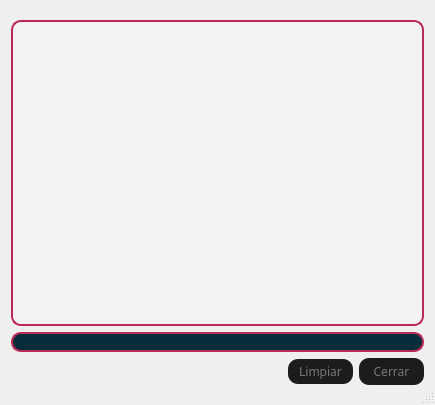
<?xml version="1.0" encoding="UTF-8"?>
<ui version="4.0">
 <class>CChatDlgBase</class>
 <widget class="QDialog" name="CChatDlgBase">
  <property name="geometry">
   <rect>
    <x>0</x>
    <y>0</y>
    <width>435</width>
    <height>405</height>
   </rect>
  </property>
  <property name="sizePolicy">
   <sizepolicy hsizetype="Fixed" vsizetype="Fixed">
    <horstretch>0</horstretch>
    <verstretch>0</verstretch>
   </sizepolicy>
  </property>
  <property name="windowTitle">
   <string>Chat</string>
  </property>
  <property name="windowIcon">
   <iconset resource="resources.qrc">
    <normaloff>:/png/main/res/fronticon.png</normaloff>:/png/main/res/fronticon.png</iconset>
  </property>
  <property name="styleSheet">
   <string notr="true">#CChatDlgBase{
	border-image: url(:/png/main/res/ui-2021/chatdialog/fondo.png);
}
</string>
  </property>
  <property name="sizeGripEnabled">
   <bool>true</bool>
  </property>
  <layout class="QVBoxLayout">
   <property name="topMargin">
    <number>20</number>
   </property>
   <property name="bottomMargin">
    <number>20</number>
   </property>
   <item>
    <widget class="QTextBrowser" name="txvChatWindow">
     <property name="styleSheet">
      <string notr="true">font: 57 8pt &quot;Montserrat Medium&quot;;
background-color: rgb(255, 255, 255, 50);

border-radius: 10;

border-width: 2px;
border-style: solid;
border-color: rgb(186, 42, 86);
color: white;</string>
     </property>
     <property name="html">
      <string>&lt;!DOCTYPE HTML PUBLIC &quot;-//W3C//DTD HTML 4.0//EN&quot; &quot;http://www.w3.org/TR/REC-html40/strict.dtd&quot;&gt;
&lt;html&gt;&lt;head&gt;&lt;meta name=&quot;qrichtext&quot; content=&quot;1&quot; /&gt;&lt;style type=&quot;text/css&quot;&gt;
p, li { white-space: pre-wrap; }
&lt;/style&gt;&lt;/head&gt;&lt;body style=&quot; font-family:'Montserrat Medium'; font-size:8pt; font-weight:56; font-style:normal;&quot;&gt;
&lt;p style=&quot;-qt-paragraph-type:empty; margin-top:0px; margin-bottom:0px; margin-left:0px; margin-right:0px; -qt-block-indent:0; text-indent:0px; color:#ffffff;&quot;&gt;&lt;br /&gt;&lt;/p&gt;&lt;/body&gt;&lt;/html&gt;</string>
     </property>
     <property name="textInteractionFlags">
      <set>Qt::LinksAccessibleByKeyboard|Qt::LinksAccessibleByMouse|Qt::TextBrowserInteraction|Qt::TextSelectableByKeyboard|Qt::TextSelectableByMouse</set>
     </property>
    </widget>
   </item>
   <item>
    <widget class="QLineEdit" name="edtLocalInputText">
     <property name="styleSheet">
      <string notr="true">font: 57 8pt &quot;Montserrat Medium&quot;;
background-color: rgb(7, 45, 59);

border-radius: 10;

border-width: 2px;
border-style: solid;
border-color: rgb(186, 42, 86);
color: white;</string>
     </property>
    </widget>
   </item>
   <item>
    <layout class="QHBoxLayout">
     <item>
      <spacer>
       <property name="orientation">
        <enum>Qt::Horizontal</enum>
       </property>
       <property name="sizeType">
        <enum>QSizePolicy::Expanding</enum>
       </property>
       <property name="sizeHint" stdset="0">
        <size>
         <width>181</width>
         <height>27</height>
        </size>
       </property>
      </spacer>
     </item>
     <item>
      <widget class="QPushButton" name="butClear">
       <property name="minimumSize">
        <size>
         <width>65</width>
         <height>25</height>
        </size>
       </property>
       <property name="font">
        <font>
         <family>Noto Sans</family>
        </font>
       </property>
       <property name="styleSheet">
        <string notr="true">#butClear{
border-radius: 10;
background: rgb(28, 28, 28); 

color: rgb(120, 120, 120);
}

#butClear:hover{
border-color: rgb(13, 204, 135);
    border-style: outset;
    border-width: 1.3px;
color: rgb(13, 204, 135);
}

#buClear:pressed{
background: rgb(15, 15, 15); 
border-color: rgb(186, 42, 86);
    border-style: outset;
    border-width: 1.3px;
color: rgb(186, 42, 86);
}</string>
       </property>
       <property name="text">
        <string>Limpiar</string>
       </property>
       <property name="autoDefault">
        <bool>false</bool>
       </property>
      </widget>
     </item>
     <item>
      <widget class="QPushButton" name="buttonClose">
       <property name="minimumSize">
        <size>
         <width>65</width>
         <height>25</height>
        </size>
       </property>
       <property name="maximumSize">
        <size>
         <width>600</width>
         <height>400</height>
        </size>
       </property>
       <property name="font">
        <font>
         <family>Noto Sans</family>
        </font>
       </property>
       <property name="styleSheet">
        <string notr="true">#buttonClose{
border-radius: 10;
background: rgb(28, 28, 28); 
color: rgb(120, 120, 120);
}

#buttonClose:hover{
border-color: rgb(13, 204, 135);
    border-style: outset;
    border-width: 1.3px;
color: rgb(13, 204, 135);
}

#buttonClose:pressed{
background: rgb(15, 15, 15); 
border-color: rgb(186, 42, 86);
    border-style: outset;
    border-width: 1.3px;
color: rgb(186, 42, 86);
}</string>
       </property>
       <property name="text">
        <string>Cerrar</string>
       </property>
       <property name="autoDefault">
        <bool>false</bool>
       </property>
       <property name="default">
        <bool>false</bool>
       </property>
      </widget>
     </item>
    </layout>
   </item>
  </layout>
 </widget>
 <tabstops>
  <tabstop>edtLocalInputText</tabstop>
  <tabstop>txvChatWindow</tabstop>
  <tabstop>butClear</tabstop>
  <tabstop>buttonClose</tabstop>
 </tabstops>
 <resources>
  <include location="resources.qrc"/>
 </resources>
 <connections>
  <connection>
   <sender>buttonClose</sender>
   <signal>clicked()</signal>
   <receiver>CChatDlgBase</receiver>
   <slot>accept()</slot>
   <hints>
    <hint type="sourcelabel">
     <x>20</x>
     <y>20</y>
    </hint>
    <hint type="destinationlabel">
     <x>20</x>
     <y>20</y>
    </hint>
   </hints>
  </connection>
 </connections>
</ui>
